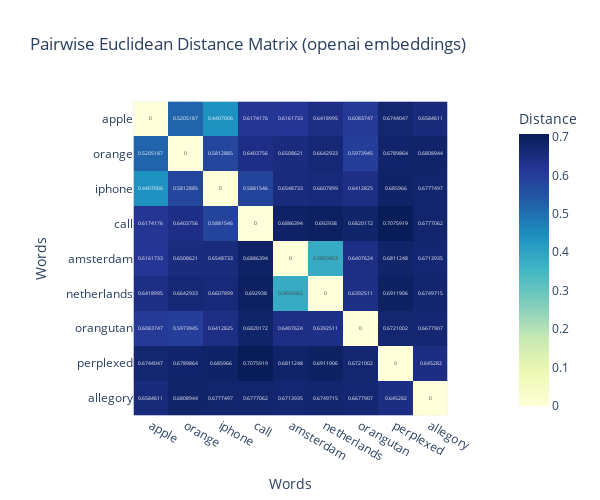

Notebook source saved alongside this figure:
### Code cell
# Initialize the OpenAIEmbeddings model
openai_model = OpenAIEmbeddings()
calculate_and_visualize_distances(openai_model, word_list, "openai embeddings")

### Figure 1 — Plotly figure (JSON) as saved in the notebook; plotly's stock layout.template omitted (floating-point values rounded to 4 significant figures)
{"data": [{"coloraxis": "coloraxis", "hovertemplate": "Words: %{x}<br>Words: %{y}<br>Distance: %{z}<extra></extra>", "name": "0", "texttemplate": "%{z}", "type": "heatmap", "x": ["apple", "orange", "iphone", "call", "amsterdam", "netherlands", "orangutan", "perplexed", "allegory"], "xaxis": "x", "y": ["apple", "orange", "iphone", "call", "amsterdam", "netherlands", "orangutan", "perplexed", "allegory"], "yaxis": "y", "z": [[0, 0.5205, 0.4407, 0.6174, 0.6162, 0.6419, 0.6084, 0.6744, 0.6585], [0.5205, 0, 0.5813, 0.6404, 0.6509, 0.6643, 0.5974, 0.679, 0.6809], [0.4407, 0.5813, 0, 0.5882, 0.6549, 0.6608, 0.6413, 0.686, 0.6777], [0.6174, 0.6404, 0.5882, 0, 0.6886, 0.6929, 0.682, 0.7076, 0.6777], [0.6162, 0.6509, 0.6549, 0.6886, 0, 0.38, 0.6408, 0.6811, 0.6714], [0.6419, 0.6643, 0.6608, 0.6929, 0.38, 0, 0.6393, 0.6912, 0.675], [0.6084, 0.5974, 0.6413, 0.682, 0.6408, 0.6393, 0, 0.6721, 0.6678], [0.6744, 0.679, 0.686, 0.7076, 0.6811, 0.6912, 0.6721, 0, 0.6453], [0.6585, 0.6809, 0.6777, 0.6777, 0.6714, 0.675, 0.6678, 0.6453, 0]]}], "layout": {"coloraxis": {"colorbar": {"title": {"text": "Distance"}}, "colorscale": [[0, "rgb(255,255,217)"], [0.125, "rgb(237,248,177)"], [0.25, "rgb(199,233,180)"], [0.375, "rgb(127,205,187)"], [0.5, "rgb(65,182,196)"], [0.625, "rgb(29,145,192)"], [0.75, "rgb(34,94,168)"], [0.875, "rgb(37,52,148)"], [1, "rgb(8,29,88)"]]}, "height": 500, "title": {"text": "Pairwise Euclidean Distance Matrix (openai embeddings)"}, "width": 600, "xaxis": {"anchor": "y", "constrain": "domain", "domain": [0, 1], "scaleanchor": "y", "title": {"text": "Words"}}, "yaxis": {"anchor": "x", "autorange": "reversed", "constrain": "domain", "domain": [0, 1], "title": {"text": "Words"}}}}
